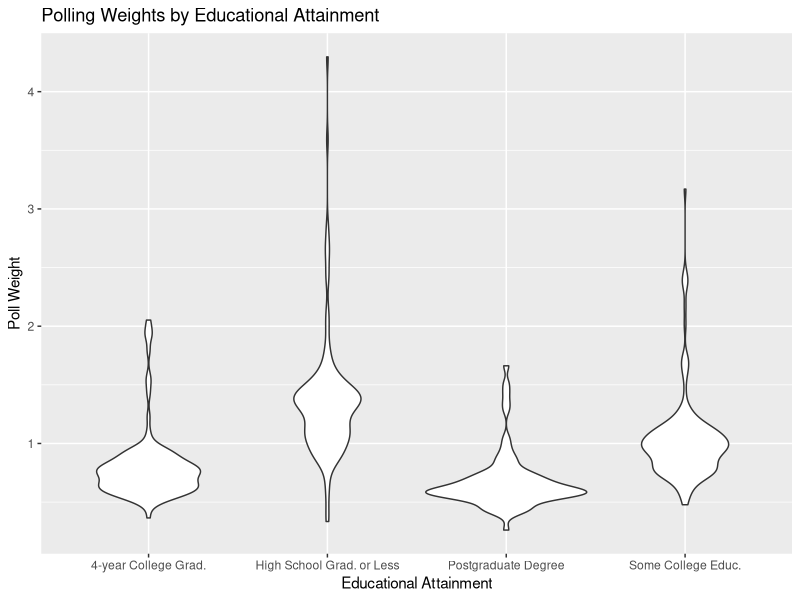

This figure's R source:
## ---- chunk 1
knitr::opts_chunk$set(echo = TRUE)
library(tidyverse)
library(knitr)
library(formattable)
## ---- chunk 2
elections <-read_csv("elections-poll-me02-1.csv")

elections1<-elections%>%
  select(educ4,response)%>%
 filter(educ4 != "[DO NOT READ] Don't know/Refused")%>%
  count(educ4, response) %>% 
  spread(key=response,value=n) %>% 
  mutate(educ4 = str_replace(educ4, "High School Grad. or Less", "H.S. Grad or Less"),
       educ4 = str_replace(educ4, "Postgraduate Degree", "Post-grad.")) %>% 
  arrange(c("Post-grad.","4-year College Grad.","Some College Educ.", "H.S. Grad. or Less" ))
elections1

kable(elections1, 
      col.names = c("", "DEM.", "REP.", "UND."), caption = "Education") 

## ---- chunk 3
elections2 <- elections %>%
  select(race_edu, response, final_weight)%>%
  filter(race_edu != "[DO NOT READ] Don't know/Refused")%>%
  group_by(response, race_edu) %>% 
  mutate(weighted_count = sum(final_weight)) %>% 
  distinct(weighted_count, .keep_all = TRUE) %>% 
    select(race_edu, response, weighted_count) %>% 
    spread(key = response, value = weighted_count) %>% 
    mutate(total_weighted = Dem + Rep + Und, 
           Dem = 100*Dem/total_weighted,
           Rep = 100*Rep/total_weighted, 
           Und = 100*Und/total_weighted) %>% 
    select(race_edu, Dem, Rep, Und)
       
kable(elections2, digits = round (1),
      col.names = c("", "DEM.", "REP.", "UND."), caption = "Race and Education Weighted by Likelyhood to Vote")   
## ---- chunk 4
elections %>% 
  filter(educ4 != "[DO NOT READ] Don't know/Refused") %>% 
  arrange(educ4 == c("Postgraduate Degree", "4-year College Grad.", "Some College Educ.", "High School Grad. or Less")) %>% 
  ggplot(aes(x = educ4, y = final_weight)) +
  geom_violin() +
  xlab("Educational Attainment") +
  ylab("Poll Weight")+
  ggtitle("Polling Weights by Educational Attainment")
